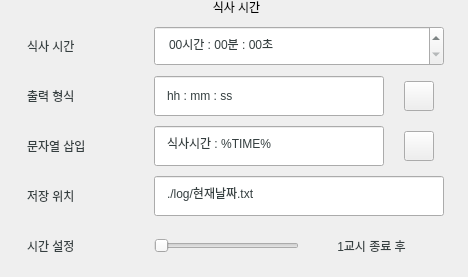
              <widget class="QGroupBox" name="groupBox_5">
               <property name="minimumSize">
                <size>
                 <width>468</width>
                 <height>0</height>
                </size>
               </property>
               <property name="sizeIncrement">
                <size>
                 <width>468</width>
                 <height>0</height>
                </size>
               </property>
               <property name="styleSheet">
                <string notr="true">

QGroupBox  {
    border:0px;
    border-radius: 15px;
	font: 75 15px&quot;Gong Gothic&quot;;
}

QGroupBox::title  {
    font: 20px;
    subcontrol-position: top center;
    padding: 5px 8000px 5px 8000px;
}</string>
               </property>
               <property name="title">
                <string>식사 시간</string>
               </property>
               <layout class="QGridLayout" name="gridLayout_15">
                <item row="0" column="0">
                 <layout class="QGridLayout" name="gridLayout_16">
                  <property name="sizeConstraint">
                   <enum>QLayout::SetMaximumSize</enum>
                  </property>
                  <property name="leftMargin">
                   <number>0</number>
                  </property>
                  <property name="topMargin">
                   <number>15</number>
                  </property>
                  <property name="rightMargin">
                   <number>10</number>
                  </property>
                  <property name="spacing">
                   <number>10</number>
                  </property>
                  <item row="4" column="0">
                   <widget class="QLabel" name="label_17">
                    <property name="minimumSize">
                     <size>
                      <width>0</width>
                      <height>40</height>
                     </size>
                    </property>
                    <property name="maximumSize">
                     <size>
                      <width>16777215</width>
                      <height>40</height>
                     </size>
                    </property>
                    <property name="styleSheet">
                     <string notr="true">padding: 10px;;
font: 20px &quot;Gong Gothic&quot;;
color :   #353F40;</string>
                    </property>
                    <property name="text">
                     <string>시간 설정</string>
                    </property>
                   </widget>
                  </item>
                  <item row="0" column="0">
                   <widget class="QLabel" name="label_18">
                    <property name="minimumSize">
                     <size>
                      <width>0</width>
                      <height>40</height>
                     </size>
                    </property>
                    <property name="maximumSize">
                     <size>
                      <width>16777215</width>
                      <height>40</height>
                     </size>
                    </property>
                    <property name="styleSheet">
                     <string notr="true">padding: 10px;;
font: 20px &quot;Gong Gothic&quot;;
color :   #353F40;</string>
                    </property>
                    <property name="text">
                     <string>식사 시간</string>
                    </property>
                   </widget>
                  </item>
                  <item row="3" column="1" colspan="2">
                   <widget class="QLineEdit" name="meal_output_path">
                    <property name="minimumSize">
                     <size>
                      <width>0</width>
                      <height>40</height>
                     </size>
                    </property>
                    <property name="maximumSize">
                     <size>
                      <width>16777215</width>
                      <height>40</height>
                     </size>
                    </property>
                    <property name="styleSheet">
                     <string notr="true">padding: 10px;
font: 75 15px&quot;Gong Gothic&quot;;
color :   #353F40;</string>
                    </property>
                    <property name="text">
                     <string>./log/현재날짜.txt</string>
                    </property>
                    <property name="alignment">
                     <set>Qt::AlignLeading|Qt::AlignLeft|Qt::AlignVCenter</set>
                    </property>
                    <property name="readOnly">
                     <bool>true</bool>
                    </property>
                   </widget>
                  </item>
                  <item row="1" column="2">
                   <layout class="QHBoxLayout" name="horizontalLayout_11">
                    <property name="spacing">
                     <number>0</number>
                    </property>
                    <property name="leftMargin">
                     <number>10</number>
                    </property>
                    <property name="rightMargin">
                     <number>10</number>
                    </property>
                    <item>
                     <widget class="QPushButton" name="meal_output_format_reset">
                      <property name="minimumSize">
                       <size>
                        <width>30</width>
                        <height>30</height>
                       </size>
                      </property>
                      <property name="maximumSize">
                       <size>
                        <width>30</width>
                        <height>30</height>
                       </size>
                      </property>
                      <property name="styleSheet">
                       <string notr="true">border-image: url(:/icon/refresh.png);</string>
                      </property>
                      <property name="text">
                       <string/>
                      </property>
                     </widget>
                    </item>
                   </layout>
                  </item>
                  <item row="2" column="2">
                   <layout class="QHBoxLayout" name="horizontalLayout_12">
                    <property name="spacing">
                     <number>0</number>
                    </property>
                    <property name="leftMargin">
                     <number>10</number>
                    </property>
                    <property name="rightMargin">
                     <number>10</number>
                    </property>
                    <property name="bottomMargin">
                     <number>0</number>
                    </property>
                    <item>
                     <widget class="QPushButton" name="meal_output_string_reset">
                      <property name="minimumSize">
                       <size>
                        <width>30</width>
                        <height>30</height>
                       </size>
                      </property>
                      <property name="maximumSize">
                       <size>
                        <width>30</width>
                        <height>30</height>
                       </size>
                      </property>
                      <property name="styleSheet">
                       <string notr="true">border-image: url(:/icon/refresh.png);</string>
                      </property>
                      <property name="text">
                       <string/>
                      </property>
                     </widget>
                    </item>
                   </layout>
                  </item>
                  <item row="2" column="1">
                   <widget class="QLineEdit" name="meal_output_string">
                    <property name="sizePolicy">
                     <sizepolicy hsizetype="Fixed" vsizetype="Fixed">
                      <horstretch>0</horstretch>
                      <verstretch>0</verstretch>
                     </sizepolicy>
                    </property>
                    <property name="minimumSize">
                     <size>
                      <width>230</width>
                      <height>40</height>
                     </size>
                    </property>
                    <property name="maximumSize">
                     <size>
                      <width>230</width>
                      <height>40</height>
                     </size>
                    </property>
                    <property name="styleSheet">
                     <string notr="true">padding: 10px;
font: 75 15px&quot;Gong Gothic&quot;;
color :   #353F40;</string>
                    </property>
                    <property name="text">
                     <string>식사시간 : %TIME% </string>
                    </property>
                    <property name="alignment">
                     <set>Qt::AlignLeading|Qt::AlignLeft|Qt::AlignVCenter</set>
                    </property>
                   </widget>
                  </item>
                  <item row="3" column="0">
                   <widget class="QLabel" name="st_user_week_5">
                    <property name="minimumSize">
                     <size>
                      <width>130</width>
                      <height>40</height>
                     </size>
                    </property>
                    <property name="maximumSize">
                     <size>
                      <width>130</width>
                      <height>40</height>
                     </size>
                    </property>
                    <property name="styleSheet">
                     <string notr="true">padding: 10px;;
font: 20px &quot;Gong Gothic&quot;;
color :   #353F40;</string>
                    </property>
                    <property name="text">
                     <string>저장 위치</string>
                    </property>
                   </widget>
                  </item>
                  <item row="1" column="1">
                   <widget class="QLineEdit" name="meal_output_format">
                    <property name="sizePolicy">
                     <sizepolicy hsizetype="Fixed" vsizetype="Fixed">
                      <horstretch>0</horstretch>
                      <verstretch>0</verstretch>
                     </sizepolicy>
                    </property>
                    <property name="minimumSize">
                     <size>
                      <width>200</width>
                      <height>40</height>
                     </size>
                    </property>
                    <property name="maximumSize">
                     <size>
                      <width>230</width>
                      <height>40</height>
                     </size>
                    </property>
                    <property name="styleSheet">
                     <string notr="true">padding: 10px;
font: 75 15px&quot;Gong Gothic&quot;;
color :   #353F40;</string>
                    </property>
                    <property name="text">
                     <string>hh : mm : ss</string>
                    </property>
                    <property name="alignment">
                     <set>Qt::AlignLeading|Qt::AlignLeft|Qt::AlignVCenter</set>
                    </property>
                   </widget>
                  </item>
                  <item row="1" column="0">
                   <widget class="QLabel" name="st_user_name_5">
                    <property name="minimumSize">
                     <size>
                      <width>130</width>
                      <height>40</height>
                     </size>
                    </property>
                    <property name="maximumSize">
                     <size>
                      <width>130</width>
                      <height>40</height>
                     </size>
                    </property>
                    <property name="autoFillBackground">
                     <bool>false</bool>
                    </property>
                    <property name="styleSheet">
                     <string notr="true">padding: 10px;;
font: 20px &quot;Gong Gothic&quot;;
color :   #353F40;</string>
                    </property>
                    <property name="text">
                     <string>출력 형식</string>
                    </property>
                    <property name="margin">
                     <number>0</number>
                    </property>
                   </widget>
                  </item>
                  <item row="2" column="0">
                   <widget class="QLabel" name="st_user_address_5">
                    <property name="minimumSize">
                     <size>
                      <width>130</width>
                      <height>40</height>
                     </size>
                    </property>
                    <property name="maximumSize">
                     <size>
                      <width>130</width>
                      <height>40</height>
                     </size>
                    </property>
                    <property name="styleSheet">
                     <string notr="true">padding: 10px;;
font: 20px &quot;Gong Gothic&quot;;
color :   #353F40;</string>
                    </property>
                    <property name="text">
                     <string>문자열 삽입</string>
                    </property>
                   </widget>
                  </item>
                  <item row="0" column="1" colspan="2">
                   <widget class="QTimeEdit" name="mealtime_edit">
                    <property name="minimumSize">
                     <size>
                      <width>0</width>
                      <height>40</height>
                     </size>
                    </property>
                    <property name="maximumSize">
                     <size>
                      <width>16777215</width>
                      <height>40</height>
                     </size>
                    </property>
                    <property name="styleSheet">
                     <string notr="true">padding: 10px;
font: 75 15px&quot;Gong Gothic&quot;;
color :   #353F40;</string>
                    </property>
                    <property name="displayFormat">
                     <string>HH시간 : mm분 : ss초</string>
                    </property>
                   </widget>
                  </item>
                  <item row="4" column="1" colspan="2">
                   <layout class="QHBoxLayout" name="horizontalLayout_13">
                    <property name="spacing">
                     <number>0</number>
                    </property>
                    <property name="sizeConstraint">
                     <enum>QLayout::SetFixedSize</enum>
                    </property>
                    <item>
                     <widget class="QSlider" name="meal_slider">
                      <property name="sizeIncrement">
                       <size>
                        <width>0</width>
                        <height>40</height>
                       </size>
                      </property>
                      <property name="maximum">
                       <number>10</number>
                      </property>
                      <property name="orientation">
                       <enum>Qt::Horizontal</enum>
                      </property>
                     </widget>
                    </item>
                    <item>
                     <widget class="QLabel" name="meal_times">
                      <property name="sizePolicy">
                       <sizepolicy hsizetype="Expanding" vsizetype="Fixed">
                        <horstretch>0</horstretch>
                        <verstretch>0</verstretch>
                       </sizepolicy>
                      </property>
                      <property name="minimumSize">
                       <size>
                        <width>80</width>
                        <height>0</height>
                       </size>
                      </property>
                      <property name="maximumSize">
                       <size>
                        <width>16777215</width>
                        <height>40</height>
                       </size>
                      </property>
                      <property name="sizeIncrement">
                       <size>
                        <width>0</width>
                        <height>40</height>
                       </size>
                      </property>
                      <property name="styleSheet">
                       <string notr="true">padding: 10px;
font: 75 15px&quot;Gong Gothic&quot;;
color :   #353F40;</string>
                      </property>
                      <property name="text">
                       <string>1교시 종료 후</string>
                      </property>
                      <property name="alignment">
                       <set>Qt::AlignCenter</set>
                      </property>
                     </widget>
                    </item>
                   </layout>
                  </item>
                 </layout>
                </item>
               </layout>
              </widget>
